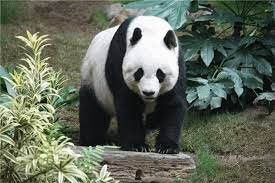
#> input picture Assets/image1.jpg, 275 x 183 px
$ python laplacian_sobel.py   (older library calls are emulated)
#> lines starting #> are read from the running program, lines starting #| are printed output that depends on the picture
import cv2
import numpy as np
from matplotlib import pyplot as plt

defaultImage = cv2.imread('Assets/image1.jpg',)
#> defaultImage is the input picture: shape (183, 275, 3); mean B, G, R 90.1, 104.6, 97.2
editedImage = cv2.cvtColor(defaultImage, cv2.COLOR_BGR2GRAY)
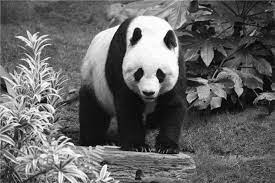
#> editedImage: shape (183, 275); min 0, max 255, mean 100.7


img = cv2.GaussianBlur(editedImage,(3,3),0)
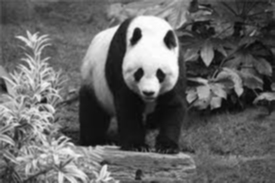
#> img: shape (183, 275); min 7, max 254, mean 100.7


laplacian = cv2.Laplacian(img,cv2.CV_64F)
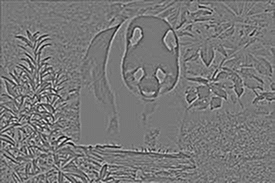
#> laplacian: shape (183, 275) float64; min -113, max 126, mean 0; drawn with min black and max white
sobelx = cv2.Sobel(img,cv2.CV_64F,1,0,ksize=5)  # x
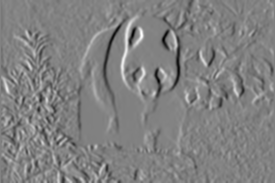
#> sobelx: shape (183, 275) float64; min -8519, max 8223, mean -19.9; drawn with min black and max white
sobely = cv2.Sobel(img,cv2.CV_64F,0,1,ksize=5)  # y
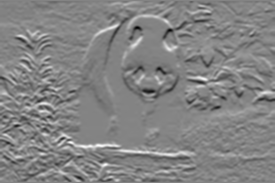
#> sobely: shape (183, 275) float64; min -7877, max 7356, mean 5.1; drawn with min black and max white

plt.subplot(2,2,3),plt.imshow(sobelx,cmap = 'gray')
plt.title('Sobel X'), plt.xticks([]), plt.yticks([])

plt.subplot(2,2,4),plt.imshow(sobely,cmap = 'gray')
plt.title('Sobel Y'), plt.xticks([]), plt.yticks([])

plt.subplot(2,2,1),plt.imshow(img,cmap = 'gray')
plt.title('Original'), plt.xticks([]), plt.yticks([])

plt.subplot(2,2,2),plt.imshow(laplacian,cmap = 'gray')
plt.title('Laplacian'), plt.xticks([]), plt.yticks([])


plt.show()

$ run again, with Assets/image2.jpg copied over Assets/image1.jpg
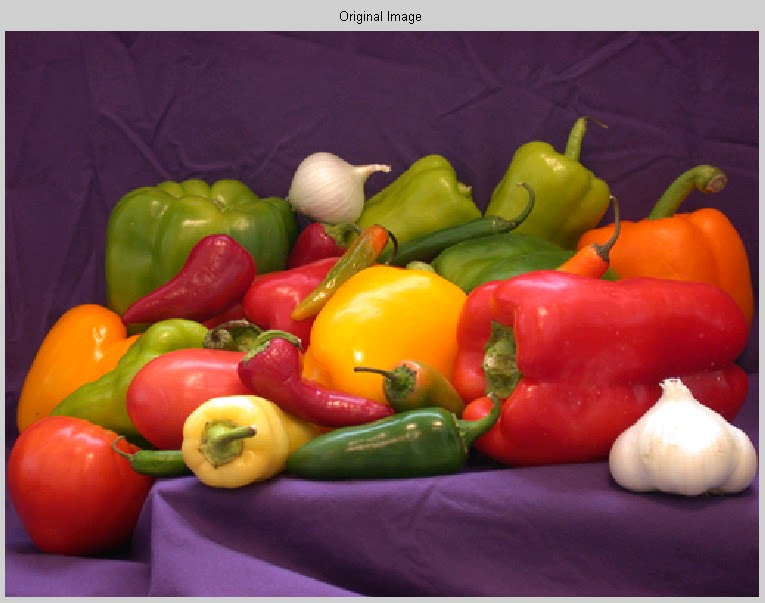
#> input picture Assets/image2.jpg, 765 x 603 px
#> defaultImage is the input picture: shape (603, 765, 3); mean B, G, R 67.1, 75.9, 126.7
#> `editedImage = cv2.cvtColor(defaultImage, cv2.COLOR_BGR2GRAY)`:
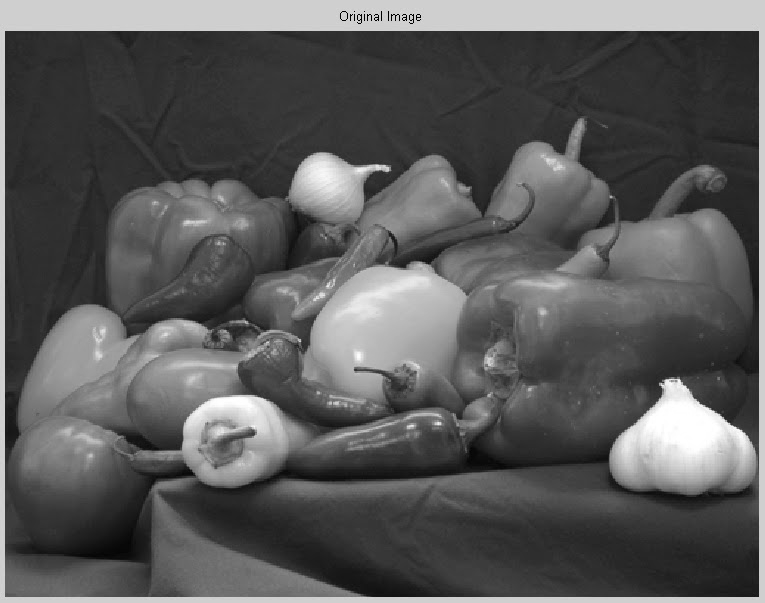
#> editedImage: shape (603, 765); min 0, max 255, mean 90.1
#> `sobely = cv2.Sobel(img,cv2.CV_64F,0,1,ksize=5)`:
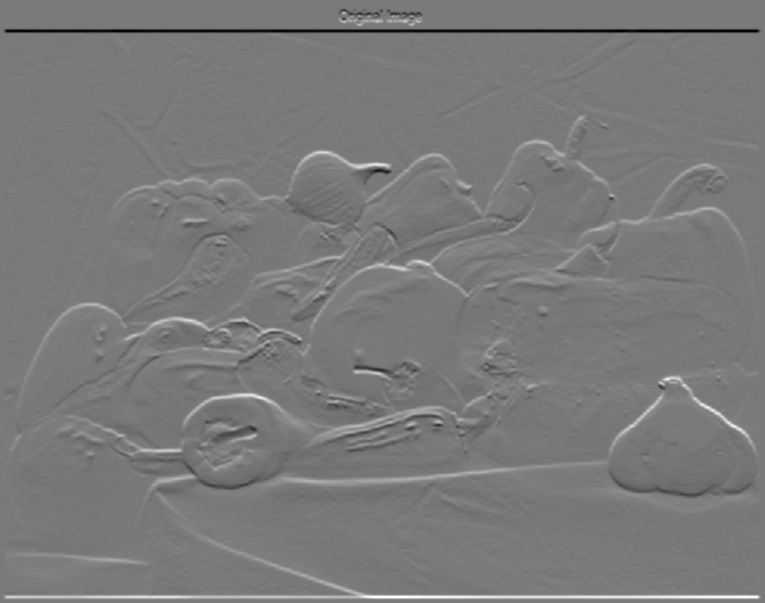
#> sobely: shape (603, 765) float64; min -6982, max 7569, mean 0; drawn with min black and max white

$ run again, with Assets/image3.jpg copied over Assets/image1.jpg
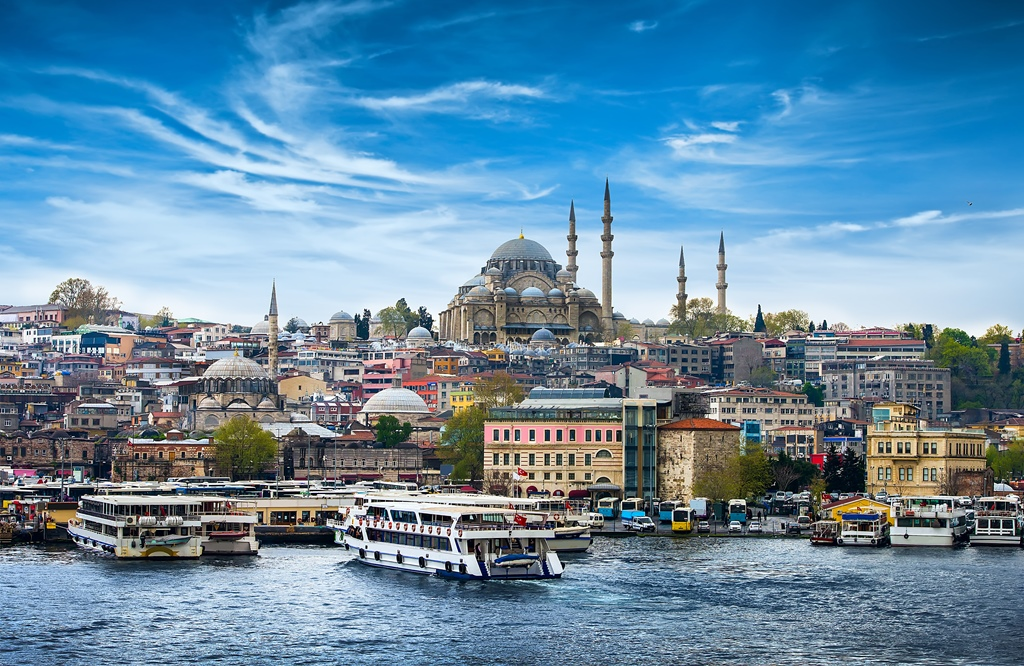
#> input picture Assets/image3.jpg, 1024 x 666 px
#> defaultImage is the input picture: shape (666, 1024, 3); mean B, G, R 164.7, 139.3, 101.1
#> `editedImage = cv2.cvtColor(defaultImage, cv2.COLOR_BGR2GRAY)`:
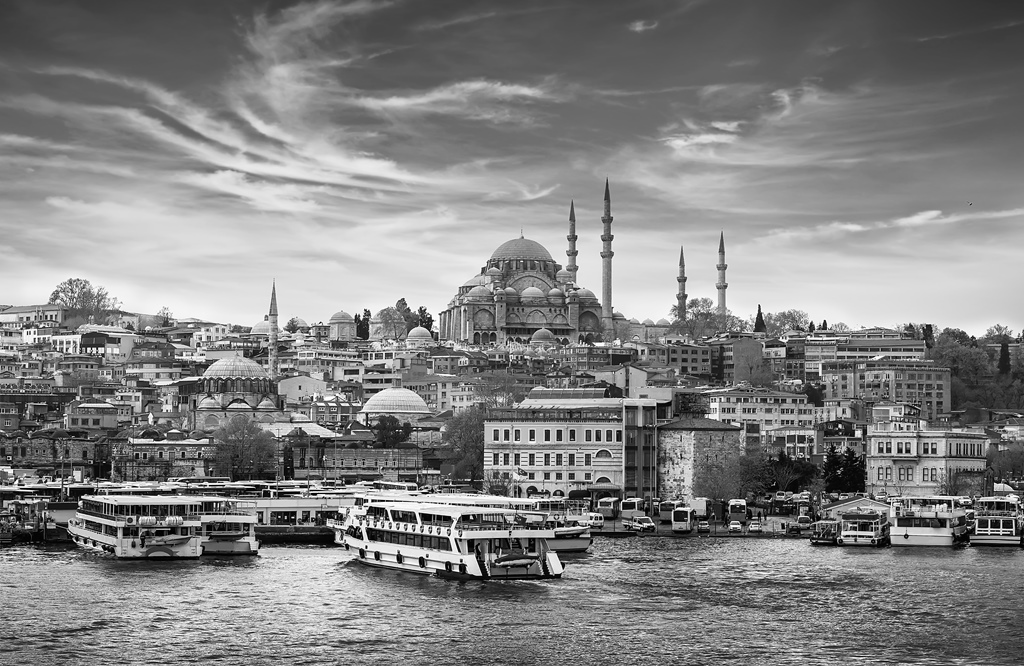
#> editedImage: shape (666, 1024); min 0, max 255, mean 130.8
#> `sobely = cv2.Sobel(img,cv2.CV_64F,0,1,ksize=5)`:
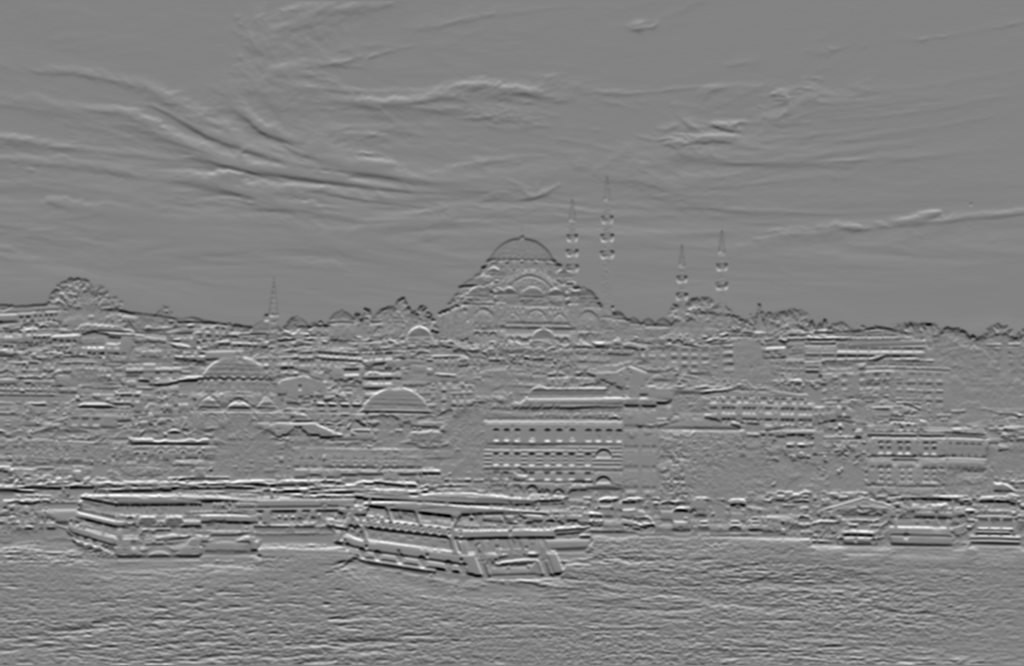
#> sobely: shape (666, 1024) float64; min -9279, max 8839, mean 8.9; drawn with min black and max white
